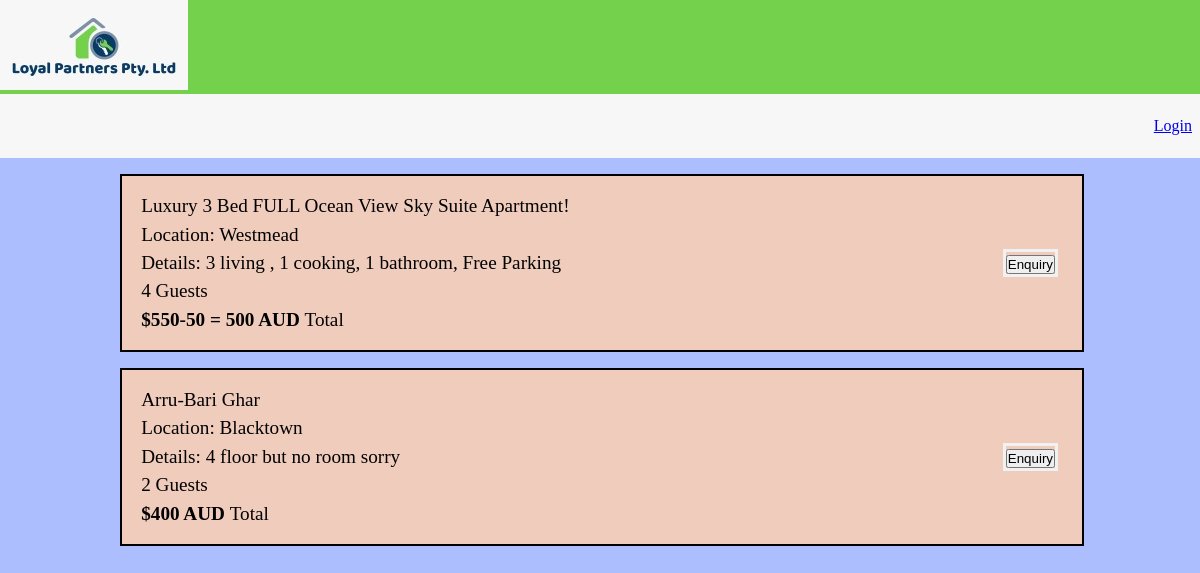
The page / on the database its author committed.
### tables this page shows
CREATE TABLE `properties` (
  `prop_id` int(255) NOT NULL,
  `prop_name` varchar(255) NOT NULL,
  `prop_type` varchar(255) NOT NULL,
  `prop_StreetName` varchar(255) NOT NULL,
  `prop_suburb` varchar(255) NOT NULL,
  `prop_state` varchar(255) NOT NULL,
  `prop_postCode` int(4) NOT NULL,
  `prop_det` varchar(255) NOT NULL,
  `prop_occupancy` int(11) NOT NULL DEFAULT 1,
  `price` varchar(255) NOT NULL
);

### functions/load_template.php (called while the page is built, shortened)
<?php
	function loadTemplate($filename, $tempVars){
		extract($tempVars);
		require $filename;
		$content = ob_get_clean();
		return $content;
	}
?>

### pages/users/userhome.php (called while the page is built, shortened)
<?php
	$title = "Local Partners Pty Ltd";
	$conn = new DatabaseTable('properties');
	$data=$conn->findAll();
	$content = loadTemplate('../templates/users/userhomeTemplate.php', ['data'=>$data]);
?>

### classes/databasetable.php (called while the page is built, shortened)
<?php
class DatabaseTable{
    public $table;
    function __construct($table){
        $this->table = $table;
    }
function findAll() {
    global $pdo;
        $stmt = $pdo->prepare('SELECT * FROM ' . $this->table );
        $stmt->execute();
        return $stmt;
}
}
?>

### templates/users/userhomeTemplate.php (the view, shortened to what this page needs)
<article class="property-listing">
    <?php
       foreach ($data as $value) {
    ?>
    <section class="property">
        <div class="details">
            <span><?php echo $value["prop_name"];?></span>
            <span>Location: <?php echo $value["prop_suburb"];?></span>
            <span>Details: <?php echo $value["prop_det"];?></span>
            <span><?php echo $value["prop_occupancy"];?> Guests</span>
            <span><b>$<?php echo $value["price"];?> AUD </b>Total</span>
        </div>
        <div class="booking-options">
        <form method="POST" action="index.php?page=userhome">
            <input type="submit" value="Enquiry" name="book_prop">
            </form>
        </div>
    </section>
    <?php } ?>
</article>

### public_html/index.php (shortened to what this page needs)
<?php
	include '../db/connection.php';
	require '../classes/databasetable.php';
	require '../functions/load_template.php';
	if(isset($_GET['page'])){
		require '../pages/users/'.$_GET['page']. '.php';
	}
	else{
		require '../pages/users/userhome.php';
	}
	$tempVars = [
		'title' => $title,
		'content' => $content
	];
	echo loadTemplate('../templates/users/homepage.php', $tempVars);
?>

### templates/users/homepage.php (shortened to what this page needs)
<!DOCTYPE html>
<html lang="en">
<head>
    <link rel="stylesheet" href="../css/styles.css">
</head>
<body>
    <header>
        <div class="logo">
           <a href="index.php"> <img src="../images/logo/logo.png" alt="Local Partners Pty Ltd"></a>
        </div>
        <nav>
        <?php
        if(isset($_SESSION['login']) && $_SESSION['login'] == 1){
            echo '<b>User:    </b><a href="#"> '. $_SESSION['username'] .'</a>';
?>
            <form method="POST" action="index.php?page=login">
            <input type="submit" value="LogOut" name="logout">
            </form>
            <div class="login">
                <?php
        }
                else{
                   echo '<a href="index.php?page=login">Login</a>';
                }
                    ?>
        </nav>
    </header>
    <main>
        <?php echo $content; ?>
    </main>
</body>
</html>

### css/styles.css (style rules this page uses)
* { padding: 0; margin: 0; }
header { background: #74d14c; }
nav { display: flex; flex-wrap: wrap; justify-content: flex-end; align-items: center; padding: 0 0.5rem; background: #f7f7f7; height: 4rem; }
body { background: #ADBEFF; }
.property { font-size: 1.2rem; border: #000 solid 2px; display: flex; justify-content: space-between; background: #F0CCBC; width: 80%; margin: 1rem 0 1rem 10%; }
.details { margin: 1rem; }
.property span { display: block; padding: 0.2rem;; }
.booking-options { display: flex; flex-direction: column; justify-content: center; text-align: right; margin: 0 1.5rem 0 0; }
form { border: 3px solid #f1f1f1; }

### rows shown on the page
properties: prop_name "Luxury 3 Bed FULL Ocean View Sky Suite Apartment!", prop_suburb "Westmead", prop_det "3 living , 1 cooking, 1 bathroom, Free Parking", prop_occupancy "4", price "550-50 = 500"
properties: prop_name "Arru-Bari Ghar", prop_suburb "Blacktown", prop_det "4 floor but no room sorry", prop_occupancy "2", price "400"
